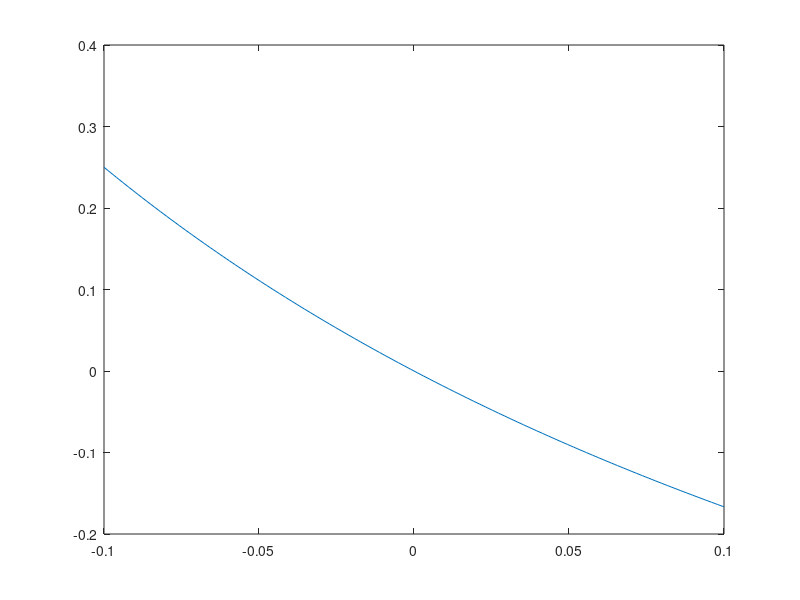
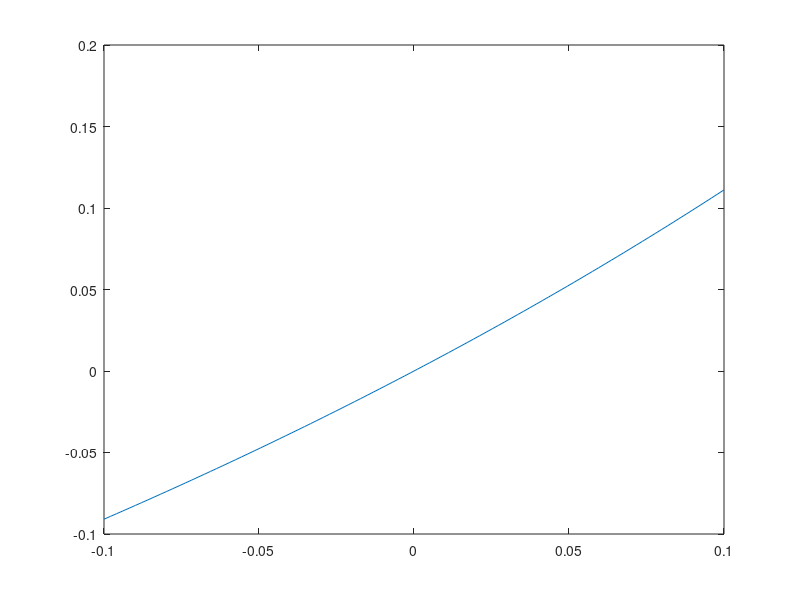

MATLAB code for these plots, in order:
clear all; close all; clc;

% uniform system with uniform perturbation. qoi in the middle so pretty
% much the infinite solution q/(sigt-sigs).

%%% perturbation in sigt
sigt=2;
sigs=1;

pert=linspace(-0.1,0.1);
sigt_p = sigt + sigt*pert;

qoi = 1/(sigt-sigs);
qoi_p = 1./(sigt_p-sigs);

figure(1);
plot(pert,(qoi_p-qoi)/qoi);

%%% perturbation in sigs
sigt=2;
sigs=1;

pert=linspace(-0.1,0.1);
sigs_p = sigs + sigs*pert;

qoi = 1/(sigt-sigs);
qoi_p = 1./(sigt-sigs_p);

figure(2);
plot(pert,(qoi_p-qoi)/qoi);

%%% perturbation in qvol
% no need to plot: must be a straight line always